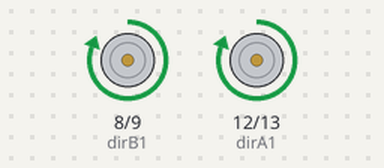
A sketch run on a simulated Arduino Uno, built with avr-gcc and run on an emulated ATmega328P. Shown: motor-driver pin pairs drawn as motors (green arrow = first pin HIGH = forward, orange = second pin HIGH = backward, longer = more drive, scaled by the enable pin).

Above: at 1.0 s.
At 2.5 s:
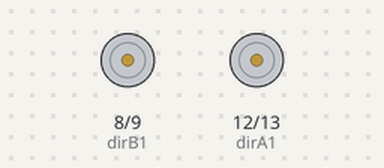
At 4.0 s:
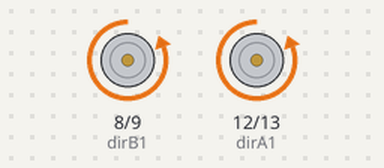
Timing chart, 0 to 7.8 s (numbered marks = the images above):
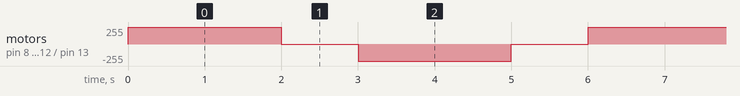

Measured:
- by itself, motor on pin 8 (dirB1) / pin 9 (dirB2), motor on pin 12 (dirA1) / pin 13 (dirA2): repeats every 6.0 s: stopped 1.0 s, backward 255/255 2.0 s, stopped 1.0 s, forward 255/255 2.0 s

The sketch:

MSI_W5_T1.ino
```cpp
// Run 2 DC Motors (Motor A & B) in sync on L298P shield

// Motor A pins
int dirA1 = 12;
int dirA2 = 13;
int pwmA  = 10;


// Motor B pins
int dirB1 = 8;
int dirB2 = 9;
int pwmB  = 11;

void setup() {
  pinMode(dirA1, OUTPUT);
  pinMode(dirA2, OUTPUT);
  pinMode(pwmA, OUTPUT);

  pinMode(dirB1, OUTPUT);
  pinMode(dirB2, OUTPUT);
  pinMode(pwmB, OUTPUT);

}

void loop() {
  // === Forward ===
  digitalWrite(dirA1, HIGH);
  digitalWrite(dirA2, LOW);
  digitalWrite(dirB1, HIGH);
  digitalWrite(dirB2, LOW);

  analogWrite(pwmA, 255);  // Speed (0–255)
  analogWrite(pwmB, 255);
  delay(2000);

  // === Stop ===
  analogWrite(pwmA, 0);
  analogWrite(pwmB, 0);
  delay(1000);

  // === Reverse ===
  digitalWrite(dirA1, LOW);
  digitalWrite(dirA2, HIGH);
  digitalWrite(dirB1, LOW);
  digitalWrite(dirB2, HIGH);

  analogWrite(pwmA, 255);
  analogWrite(pwmB, 255);
  delay(2000);

  // === Stop again ===
  analogWrite(pwmA, 0);
  analogWrite(pwmB, 0);
  delay(1000);
}
```
